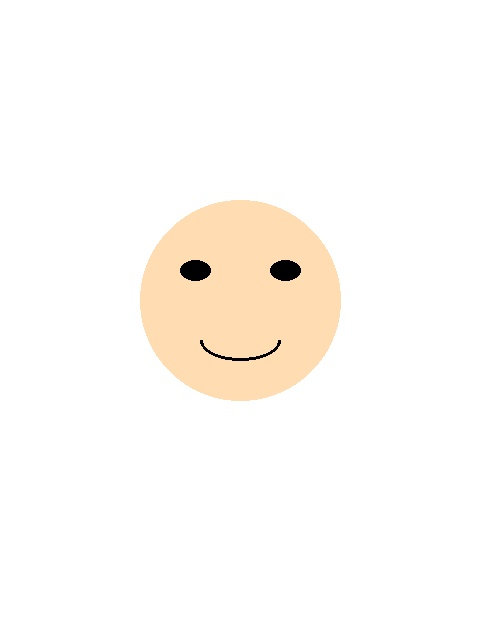
#> input picture sample_passport_photo.jpg, 480 x 640 px
$ python gen_dg2_backup.py sample_passport_photo.jpg
#> lines starting #> are read from the running program, lines starting #| are printed output that depends on the picture
import os
import sys
import argparse
import struct
from datetime import datetime, timezone
from PIL import Image, ImageOps
import numpy as np
from io import BytesIO
import hashlib
import traceback

# Optional: JPEG 2000 support
try:
    import glymur
    HAS_JP2_SUPPORT = True
except ImportError:
    HAS_JP2_SUPPORT = False
    print("Warning: JPEG 2000 support not available (pip install glymur)")


DG2_TAG = 0x75
BIOMETRIC_INFO_GROUP_TEMPLATE_TAG = 0x7F61
BIOMETRIC_INFO_TEMPLATE_TAG = 0x7F60
BIOMETRIC_HEADER_TEMPLATE_TAG = 0xA1
BIOMETRIC_DATA_BLOCK_TAG = 0x5F2E

ICAO_HEADER_VERSION_TAG = 0x80
BIOMETRIC_TYPE_TAG = 0x81
BIOMETRIC_SUBTYPE_TAG = 0x82
CREATION_DATE_TIME_TAG = 0x83
VALIDITY_PERIOD_TAG = 0x85
CREATOR_TAG = 0x86
FORMAT_OWNER_TAG = 0x87
FORMAT_TYPE_TAG = 0x88


SAMPLE_NUMBER_TAG = 0x02

CBEFF_PATRON_HEADER_VERSION = 0x0101
BIOMETRIC_TYPE_FACIAL_FEATURES = 0x02
BIOMETRIC_SUBTYPE_NO_INFO = 0x00

FORMAT_OWNER_ICAO = 0x0101
FORMAT_TYPE_FACIAL = 0x0005

# Facial Record Constants
FACE_IMAGE_TYPE_BASIC = 0x00

# Image Type Constants
IMAGE_TYPE_JPEG2000 = 0x00
IMAGE_TYPE_JPEG = 0x01

# Size constraints for compact mode
COMPACT_MIN_SIZE = 7000
COMPACT_MAX_SIZE = 9000
COMPACT_TARGET_SIZE = 8000

# Standard passport photo sizes
PASSPORT_PHOTO_SIZES = [
    (240, 320),   # Minimum size
    (300, 400),   # Small size
    (360, 480),   # Medium size
    (420, 560),   # Standard size
    (480, 640),   # Large size
]


# [58 lines left out: functions encode_length, encode_tlv, encode_datetime, encode_validity_period, not called in this run]

# ---------------- Image Processing ----------------

def optimize_image_size(img, target_size=(360, 480)):
    """
    Resize image maintaining aspect ratio
    """
    aspect = img.width / img.height

    if aspect > target_size[0] / target_size[1]:
        new_width = target_size[0]
        new_height = int(new_width / aspect)
    else:
        new_height = target_size[1]
        new_width = int(new_height * aspect)

    return img.resize((new_width, new_height), Image.Resampling.LANCZOS)

def apply_preprocessing(img):
    """
    Apply preprocessing to improve compression
    """
    img = ImageOps.autocontrast(img, cutoff=2)

    from PIL import ImageFilter
    img = img.filter(ImageFilter.UnsharpMask(radius=0.5, percent=50, threshold=0))

    return img

# [83 lines left out: function convert_image_to_jpeg_compact, not called in this run]

def convert_image_to_jpeg2000_compact(input_path, target_size=COMPACT_TARGET_SIZE):
    """
    Convert image to compact JPEG2000 format
    """
#> called with input_path = 'sample_passport_photo.jpg', target_size = 6500
    if not HAS_JP2_SUPPORT:
        raise Exception("JPEG2000 support requires glymur library")

    img = Image.open(input_path)
#> img is the input picture: PIL image 480x640 RGB; mean R, G, B 253.9, 250.5, 246.3

    if img.mode not in ['RGB', 'L']:
        img = img.convert('RGB')

    img = apply_preprocessing(img)
#> in apply_preprocessing, `img = ImageOps.autocontrast(img, cutoff=2)`:
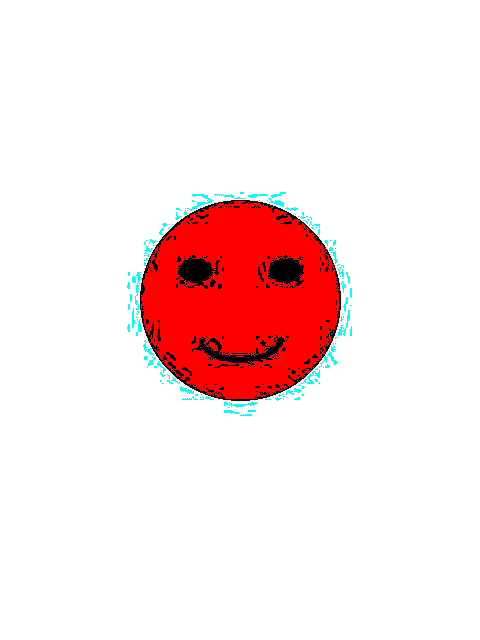
#> img: PIL image 480x640 RGB; mean R, G, B 249.1, 228.8, 228.8

    best_data = None
    best_info = None

    for photo_size in reversed(PASSPORT_PHOTO_SIZES):
        resized_img = optimize_image_size(img, photo_size)

        uncompressed_size = resized_img.width * resized_img.height * 3
        compression_ratio = uncompressed_size / target_size

        for ratio_adjust in [1.0, 1.2, 1.5, 2.0, 2.5, 3.0, 0.8, 0.6]:
            temp_path = 'temp_compact.jp2'

            try:
                jp2 = glymur.Jp2k(temp_path, 'wb')
                jp2[:] = np.array(resized_img)
                current_compression_target = compression_ratio * ratio_adjust
                if current_compression_target <= 0:
                    current_compression_target = 1
                jp2.layer = current_compression_target

                size = os.path.getsize(temp_path)

                if COMPACT_MIN_SIZE <= size <= COMPACT_MAX_SIZE:
                    with open(temp_path, 'rb') as f:
                        data = f.read()
                    os.remove(temp_path)
                    return data, IMAGE_TYPE_JPEG2000, resized_img.width, resized_img.height

                if size < COMPACT_MAX_SIZE:
                    with open(temp_path, 'rb') as f:
                        temp_data = f.read()
                    if best_data is None or size > len(best_data):
                        best_data = temp_data
                        best_info = (resized_img.width, resized_img.height,
                                   current_compression_target, size)
                elif best_data is None and size > COMPACT_MAX_SIZE:
                    with open(temp_path, 'rb') as f:
                        temp_data = f.read()
                    best_data = temp_data
                    best_info = (resized_img.width, resized_img.height,
                               current_compression_target, size)

            except Exception:
                pass  # 忽略编码错误
            finally:
                if os.path.exists(temp_path):
                    os.remove(temp_path)

    if best_data:
        w, h, r, s = best_info
        return best_data, IMAGE_TYPE_JPEG2000, w, h

    # 回退到JPEG
    return convert_image_to_jpeg_compact(input_path, COMPACT_MIN_SIZE, COMPACT_MAX_SIZE)

# 就他妈是ASCII "0100"就他妈是ASCII "0100"就他妈是ASCII "0100"
# 就他妈是ASCII "0100"就他妈是ASCII "0100"就他妈是ASCII "0100"
# 就他妈是ASCII "0100"就他妈是ASCII "0100"就他妈是ASCII "0100"
# [174 lines left out: functions create_facial_record_header, create_facial_information, create_biometric_header_template, validate_dg2_structure, create_biometric_data_block, not called in this run]

def generate_dg2_compact(image_path, output_path='DG2.bin', format_preference='auto',
                        size_mode='compact'):
    """
    Generate ICAO 9303 compliant DG2 file
    """
    print(f" 生成DG2: {os.path.basename(image_path)} -> {output_path}")

    # Set size constraints based on mode
    if size_mode == 'compact':
        min_size, max_size = 6000, 7000
    elif size_mode == 'normal':
        min_size, max_size = 11000, 13000
    else:  # quality
        min_size, max_size = 20000, 30000

    print(f" 目标: {min_size/1000:.0f}-{max_size/1000:.0f}KB ({size_mode})")

    try:
        if format_preference == 'jpeg2000' or (format_preference == 'auto' and HAS_JP2_SUPPORT):
            try:
                target = (min_size + max_size) // 2
                image_data, image_type, width, height = convert_image_to_jpeg2000_compact(image_path, target)
                format_name = "JPEG2000"
            except Exception:
                image_data, image_type, width, height = convert_image_to_jpeg_compact(image_path, min_size, max_size)
                format_name = "JPEG"
        else:
            image_data, image_type, width, height = convert_image_to_jpeg_compact(image_path, min_size, max_size)
            format_name = "JPEG"

        print(f"  压缩: {len(image_data)/1000:.1f}KB {format_name} ({width}x{height})")

    except Exception as e:
        print(f" 图像处理失败: {e}")
        return False

    # DG2结构
    biometric_header_template = create_biometric_header_template()
    biometric_data_block = create_biometric_data_block(image_data, image_type, width, height)

    biometric_info_template_content = biometric_header_template + biometric_data_block
    biometric_info_template = encode_tlv(BIOMETRIC_INFO_TEMPLATE_TAG, biometric_info_template_content)

    sample_number = encode_tlv(SAMPLE_NUMBER_TAG, b'\x01')
    biometric_info_group_content = sample_number + biometric_info_template
    biometric_info_group = encode_tlv(BIOMETRIC_INFO_GROUP_TEMPLATE_TAG, biometric_info_group_content)

    dg2 = encode_tlv(DG2_TAG, biometric_info_group)

    # 验证结构
    validate_dg2_structure(dg2, image_data)

    # 保存DG2
    with open(output_path, 'wb') as f:
        f.write(dg2)

    # 计算统计
    overhead = len(dg2) - len(image_data)
    checksum = hashlib.sha256(dg2).hexdigest()[:16]

    print(f" DG2: {len(dg2)/1000:.1f}KB (开销: {overhead}字节)")
    print(f" SHA256: {checksum}...")

    # DG2提大头看一下
    extract_success, extracted_path, extracted_size = extract_image_from_dg2(dg2, output_path.replace('.bin', '_extracted'))

    if extract_success:
        size_match = abs(extracted_size - len(image_data)) < 100  # 允许100字节容错
        print(f" 完整性验证: {'通过' if size_match else '存在差异'}")

    # 报告
    info_content = f"""DG2生成报告
生成时间: {datetime.now().strftime('%Y-%m-%d %H:%M:%S')}
源文件: {image_path}
输出: {output_path}
格式: {format_name}
尺寸: {width}x{height}
DG2大小: {len(dg2)} 字节
图像大小: {len(image_data)} 字节
SHA256: {hashlib.sha256(dg2).hexdigest()}
提取验证: {'成功' if extract_success else '失败'}
"""

    with open(output_path + ".info", "w", encoding='utf-8') as f:
        f.write(info_content)

    print(f" 报告: {output_path}.info")
    return True

# [109 lines left out: function extract_image_from_dg2, not called in this run]

def main():
    parser = argparse.ArgumentParser(
        description="生成DG2文件",
        formatter_class=argparse.RawDescriptionHelpFormatter,
        epilog="""

示例:
    python gen_dg2eco.py photo.jpg                    # 紧凑DG2 (6-7KB左右)
    python gen_dg2eco.py photo.jpg --size normal      # 标准DG2 (12KB左右)
    python gen_dg2eco.py photo.jpg --format jpeg2000  # 强制JPEG2000格式
        """
    )

    parser.add_argument('image', help='Input image file path')
    parser.add_argument('--format', choices=['auto', 'jpeg', 'jpeg2000'],
                       default='auto', help='Image format preference (default: auto)')
    parser.add_argument('--size', choices=['compact', 'normal', 'quality'],
                       default='compact', help='Size mode (default: compact)')
    parser.add_argument('--out', default='DG2.bin', help='Output file path')

    args = parser.parse_args()

    if not os.path.exists(args.image):
        print(f" 文件不存在: {args.image}")
        sys.exit(1)

    # Check input file size
    input_size = os.path.getsize(args.image)
    if input_size > 1000000:  # > 1MB
        print(f"  输入图像较大 ({input_size/1000000:.1f}MB)，强压缩")

    # Generate DG2
    success = generate_dg2_compact(
        args.image,
        args.out,
        args.format,
        args.size
    )

    if not success:
        sys.exit(1)

if __name__ == '__main__':
    main()
#> (the call stopped at in convert_image_to_jpeg2000_compact, `jp2 = glymur.Jp2k(temp_path, 'wb')`: glymur is not available in this run)
